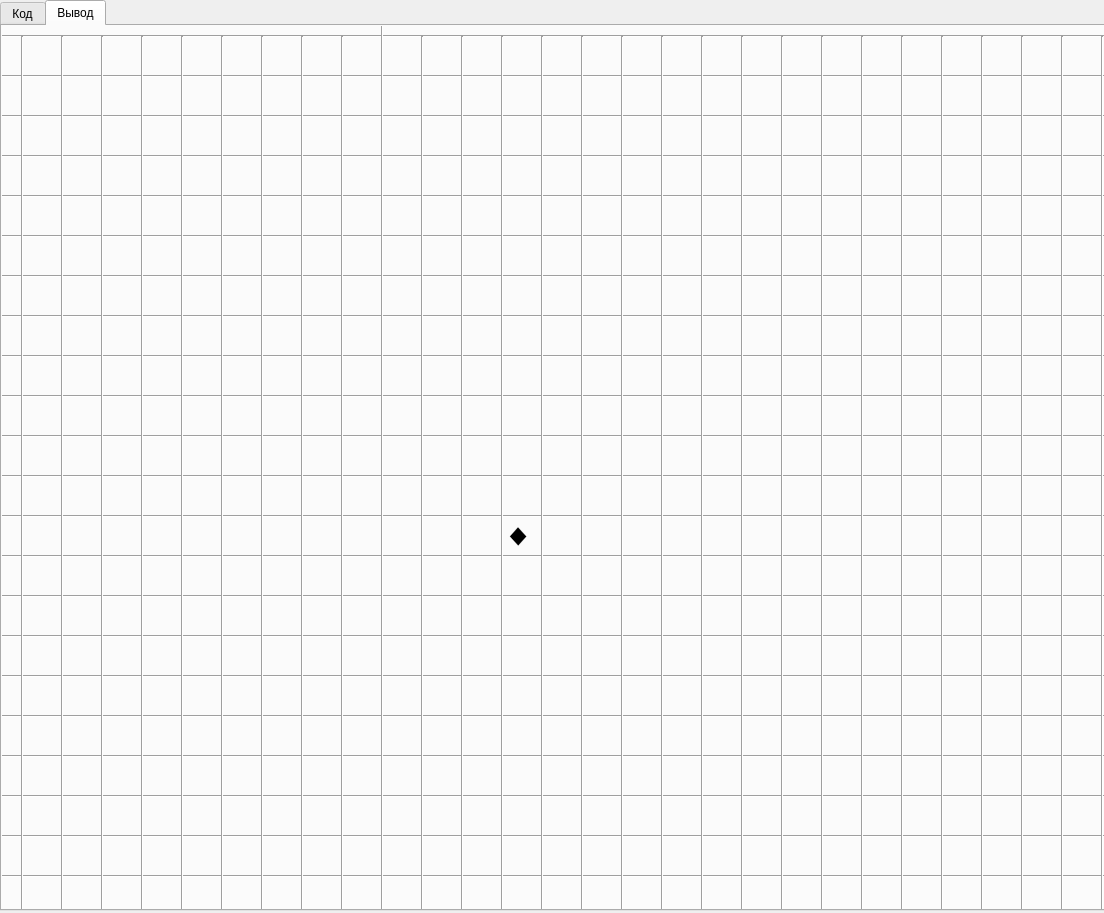
<?xml version="1.0" encoding="UTF-8"?>
<ui version="4.0">
 <class>Kumir</class>
 <widget class="QWidget" name="Kumir">
  <property name="geometry">
   <rect>
    <x>0</x>
    <y>0</y>
    <width>1104</width>
    <height>913</height>
   </rect>
  </property>
  <property name="windowTitle">
   <string>Kumir</string>
  </property>
  <widget class="QTabWidget" name="tabWidget">
   <property name="geometry">
    <rect>
     <x>0</x>
     <y>0</y>
     <width>1301</width>
     <height>911</height>
    </rect>
   </property>
   <property name="currentIndex">
    <number>1</number>
   </property>
   <widget class="QWidget" name="tab">
    <attribute name="title">
     <string>Код</string>
    </attribute>
    <widget class="QTextEdit" name="textEdit">
     <property name="geometry">
      <rect>
       <x>0</x>
       <y>0</y>
       <width>1111</width>
       <height>871</height>
      </rect>
     </property>
    </widget>
   </widget>
   <widget class="QWidget" name="tab_2">
    <attribute name="title">
     <string>Вывод</string>
    </attribute>
    <widget class="Line" name="line">
     <property name="geometry">
      <rect>
       <x>0</x>
       <y>480</y>
       <width>1121</width>
       <height>20</height>
      </rect>
     </property>
     <property name="orientation">
      <enum>Qt::Horizontal</enum>
     </property>
    </widget>
    <widget class="Line" name="line_2">
     <property name="geometry">
      <rect>
       <x>0</x>
       <y>520</y>
       <width>1121</width>
       <height>20</height>
      </rect>
     </property>
     <property name="orientation">
      <enum>Qt::Horizontal</enum>
     </property>
    </widget>
    <widget class="Line" name="line_3">
     <property name="geometry">
      <rect>
       <x>0</x>
       <y>560</y>
       <width>1121</width>
       <height>20</height>
      </rect>
     </property>
     <property name="orientation">
      <enum>Qt::Horizontal</enum>
     </property>
    </widget>
    <widget class="Line" name="line_4">
     <property name="geometry">
      <rect>
       <x>0</x>
       <y>440</y>
       <width>1121</width>
       <height>20</height>
      </rect>
     </property>
     <property name="orientation">
      <enum>Qt::Horizontal</enum>
     </property>
    </widget>
    <widget class="Line" name="line_5">
     <property name="geometry">
      <rect>
       <x>0</x>
       <y>600</y>
       <width>1121</width>
       <height>20</height>
      </rect>
     </property>
     <property name="orientation">
      <enum>Qt::Horizontal</enum>
     </property>
    </widget>
    <widget class="Line" name="line_6">
     <property name="geometry">
      <rect>
       <x>0</x>
       <y>400</y>
       <width>1121</width>
       <height>20</height>
      </rect>
     </property>
     <property name="orientation">
      <enum>Qt::Horizontal</enum>
     </property>
    </widget>
    <widget class="Line" name="line_7">
     <property name="geometry">
      <rect>
       <x>0</x>
       <y>800</y>
       <width>1121</width>
       <height>20</height>
      </rect>
     </property>
     <property name="orientation">
      <enum>Qt::Horizontal</enum>
     </property>
    </widget>
    <widget class="Line" name="line_8">
     <property name="geometry">
      <rect>
       <x>0</x>
       <y>720</y>
       <width>1121</width>
       <height>20</height>
      </rect>
     </property>
     <property name="orientation">
      <enum>Qt::Horizontal</enum>
     </property>
    </widget>
    <widget class="Line" name="line_9">
     <property name="geometry">
      <rect>
       <x>0</x>
       <y>680</y>
       <width>1121</width>
       <height>20</height>
      </rect>
     </property>
     <property name="orientation">
      <enum>Qt::Horizontal</enum>
     </property>
    </widget>
    <widget class="Line" name="line_10">
     <property name="geometry">
      <rect>
       <x>0</x>
       <y>760</y>
       <width>1121</width>
       <height>20</height>
      </rect>
     </property>
     <property name="orientation">
      <enum>Qt::Horizontal</enum>
     </property>
    </widget>
    <widget class="Line" name="line_11">
     <property name="geometry">
      <rect>
       <x>0</x>
       <y>640</y>
       <width>1121</width>
       <height>20</height>
      </rect>
     </property>
     <property name="orientation">
      <enum>Qt::Horizontal</enum>
     </property>
    </widget>
    <widget class="Line" name="line_12">
     <property name="geometry">
      <rect>
       <x>0</x>
       <y>840</y>
       <width>1121</width>
       <height>20</height>
      </rect>
     </property>
     <property name="orientation">
      <enum>Qt::Horizontal</enum>
     </property>
    </widget>
    <widget class="Line" name="line_13">
     <property name="geometry">
      <rect>
       <x>0</x>
       <y>880</y>
       <width>1121</width>
       <height>21</height>
      </rect>
     </property>
     <property name="orientation">
      <enum>Qt::Horizontal</enum>
     </property>
    </widget>
    <widget class="Line" name="line_14">
     <property name="geometry">
      <rect>
       <x>0</x>
       <y>200</y>
       <width>1121</width>
       <height>20</height>
      </rect>
     </property>
     <property name="orientation">
      <enum>Qt::Horizontal</enum>
     </property>
    </widget>
    <widget class="Line" name="line_15">
     <property name="geometry">
      <rect>
       <x>0</x>
       <y>320</y>
       <width>1121</width>
       <height>20</height>
      </rect>
     </property>
     <property name="orientation">
      <enum>Qt::Horizontal</enum>
     </property>
    </widget>
    <widget class="Line" name="line_16">
     <property name="geometry">
      <rect>
       <x>0</x>
       <y>120</y>
       <width>1121</width>
       <height>20</height>
      </rect>
     </property>
     <property name="orientation">
      <enum>Qt::Horizontal</enum>
     </property>
    </widget>
    <widget class="Line" name="line_17">
     <property name="geometry">
      <rect>
       <x>0</x>
       <y>280</y>
       <width>1121</width>
       <height>20</height>
      </rect>
     </property>
     <property name="orientation">
      <enum>Qt::Horizontal</enum>
     </property>
    </widget>
    <widget class="Line" name="line_18">
     <property name="geometry">
      <rect>
       <x>0</x>
       <y>80</y>
       <width>1121</width>
       <height>20</height>
      </rect>
     </property>
     <property name="orientation">
      <enum>Qt::Horizontal</enum>
     </property>
    </widget>
    <widget class="Line" name="line_19">
     <property name="geometry">
      <rect>
       <x>0</x>
       <y>360</y>
       <width>1121</width>
       <height>20</height>
      </rect>
     </property>
     <property name="orientation">
      <enum>Qt::Horizontal</enum>
     </property>
    </widget>
    <widget class="Line" name="line_20">
     <property name="geometry">
      <rect>
       <x>0</x>
       <y>160</y>
       <width>1121</width>
       <height>20</height>
      </rect>
     </property>
     <property name="orientation">
      <enum>Qt::Horizontal</enum>
     </property>
    </widget>
    <widget class="Line" name="line_21">
     <property name="geometry">
      <rect>
       <x>0</x>
       <y>40</y>
       <width>1121</width>
       <height>20</height>
      </rect>
     </property>
     <property name="orientation">
      <enum>Qt::Horizontal</enum>
     </property>
    </widget>
    <widget class="Line" name="line_22">
     <property name="geometry">
      <rect>
       <x>0</x>
       <y>240</y>
       <width>1121</width>
       <height>20</height>
      </rect>
     </property>
     <property name="orientation">
      <enum>Qt::Horizontal</enum>
     </property>
    </widget>
    <widget class="Line" name="line_23">
     <property name="geometry">
      <rect>
       <x>0</x>
       <y>0</y>
       <width>1121</width>
       <height>20</height>
      </rect>
     </property>
     <property name="orientation">
      <enum>Qt::Horizontal</enum>
     </property>
    </widget>
    <widget class="Line" name="line_24">
     <property name="geometry">
      <rect>
       <x>410</x>
       <y>10</y>
       <width>20</width>
       <height>941</height>
      </rect>
     </property>
     <property name="orientation">
      <enum>Qt::Vertical</enum>
     </property>
    </widget>
    <widget class="Line" name="line_25">
     <property name="geometry">
      <rect>
       <x>370</x>
       <y>-30</y>
       <width>20</width>
       <height>931</height>
      </rect>
     </property>
     <property name="orientation">
      <enum>Qt::Vertical</enum>
     </property>
    </widget>
    <widget class="Line" name="line_26">
     <property name="geometry">
      <rect>
       <x>450</x>
       <y>10</y>
       <width>20</width>
       <height>941</height>
      </rect>
     </property>
     <property name="orientation">
      <enum>Qt::Vertical</enum>
     </property>
    </widget>
    <widget class="Line" name="line_27">
     <property name="geometry">
      <rect>
       <x>490</x>
       <y>10</y>
       <width>20</width>
       <height>941</height>
      </rect>
     </property>
     <property name="orientation">
      <enum>Qt::Vertical</enum>
     </property>
    </widget>
    <widget class="Line" name="line_28">
     <property name="geometry">
      <rect>
       <x>530</x>
       <y>10</y>
       <width>20</width>
       <height>941</height>
      </rect>
     </property>
     <property name="orientation">
      <enum>Qt::Vertical</enum>
     </property>
    </widget>
    <widget class="Line" name="line_29">
     <property name="geometry">
      <rect>
       <x>730</x>
       <y>10</y>
       <width>20</width>
       <height>941</height>
      </rect>
     </property>
     <property name="orientation">
      <enum>Qt::Vertical</enum>
     </property>
    </widget>
    <widget class="Line" name="line_30">
     <property name="geometry">
      <rect>
       <x>570</x>
       <y>10</y>
       <width>20</width>
       <height>921</height>
      </rect>
     </property>
     <property name="orientation">
      <enum>Qt::Vertical</enum>
     </property>
    </widget>
    <widget class="Line" name="line_31">
     <property name="geometry">
      <rect>
       <x>650</x>
       <y>10</y>
       <width>20</width>
       <height>941</height>
      </rect>
     </property>
     <property name="orientation">
      <enum>Qt::Vertical</enum>
     </property>
    </widget>
    <widget class="Line" name="line_32">
     <property name="geometry">
      <rect>
       <x>690</x>
       <y>10</y>
       <width>20</width>
       <height>941</height>
      </rect>
     </property>
     <property name="orientation">
      <enum>Qt::Vertical</enum>
     </property>
    </widget>
    <widget class="Line" name="line_33">
     <property name="geometry">
      <rect>
       <x>610</x>
       <y>10</y>
       <width>20</width>
       <height>941</height>
      </rect>
     </property>
     <property name="orientation">
      <enum>Qt::Vertical</enum>
     </property>
    </widget>
    <widget class="Line" name="line_34">
     <property name="geometry">
      <rect>
       <x>930</x>
       <y>10</y>
       <width>20</width>
       <height>941</height>
      </rect>
     </property>
     <property name="orientation">
      <enum>Qt::Vertical</enum>
     </property>
    </widget>
    <widget class="Line" name="line_35">
     <property name="geometry">
      <rect>
       <x>770</x>
       <y>10</y>
       <width>20</width>
       <height>921</height>
      </rect>
     </property>
     <property name="orientation">
      <enum>Qt::Vertical</enum>
     </property>
    </widget>
    <widget class="Line" name="line_36">
     <property name="geometry">
      <rect>
       <x>850</x>
       <y>10</y>
       <width>20</width>
       <height>941</height>
      </rect>
     </property>
     <property name="orientation">
      <enum>Qt::Vertical</enum>
     </property>
    </widget>
    <widget class="Line" name="line_37">
     <property name="geometry">
      <rect>
       <x>890</x>
       <y>10</y>
       <width>20</width>
       <height>941</height>
      </rect>
     </property>
     <property name="orientation">
      <enum>Qt::Vertical</enum>
     </property>
    </widget>
    <widget class="Line" name="line_38">
     <property name="geometry">
      <rect>
       <x>810</x>
       <y>10</y>
       <width>20</width>
       <height>941</height>
      </rect>
     </property>
     <property name="orientation">
      <enum>Qt::Vertical</enum>
     </property>
    </widget>
    <widget class="Line" name="line_39">
     <property name="geometry">
      <rect>
       <x>1130</x>
       <y>10</y>
       <width>20</width>
       <height>941</height>
      </rect>
     </property>
     <property name="orientation">
      <enum>Qt::Vertical</enum>
     </property>
    </widget>
    <widget class="Line" name="line_40">
     <property name="geometry">
      <rect>
       <x>970</x>
       <y>10</y>
       <width>20</width>
       <height>921</height>
      </rect>
     </property>
     <property name="orientation">
      <enum>Qt::Vertical</enum>
     </property>
    </widget>
    <widget class="Line" name="line_41">
     <property name="geometry">
      <rect>
       <x>1050</x>
       <y>10</y>
       <width>20</width>
       <height>941</height>
      </rect>
     </property>
     <property name="orientation">
      <enum>Qt::Vertical</enum>
     </property>
    </widget>
    <widget class="Line" name="line_42">
     <property name="geometry">
      <rect>
       <x>1090</x>
       <y>10</y>
       <width>20</width>
       <height>941</height>
      </rect>
     </property>
     <property name="orientation">
      <enum>Qt::Vertical</enum>
     </property>
    </widget>
    <widget class="Line" name="line_43">
     <property name="geometry">
      <rect>
       <x>1010</x>
       <y>10</y>
       <width>20</width>
       <height>941</height>
      </rect>
     </property>
     <property name="orientation">
      <enum>Qt::Vertical</enum>
     </property>
    </widget>
    <widget class="Line" name="line_44">
     <property name="geometry">
      <rect>
       <x>330</x>
       <y>10</y>
       <width>20</width>
       <height>941</height>
      </rect>
     </property>
     <property name="orientation">
      <enum>Qt::Vertical</enum>
     </property>
    </widget>
    <widget class="Line" name="line_45">
     <property name="geometry">
      <rect>
       <x>170</x>
       <y>10</y>
       <width>20</width>
       <height>921</height>
      </rect>
     </property>
     <property name="orientation">
      <enum>Qt::Vertical</enum>
     </property>
    </widget>
    <widget class="Line" name="line_46">
     <property name="geometry">
      <rect>
       <x>250</x>
       <y>10</y>
       <width>20</width>
       <height>941</height>
      </rect>
     </property>
     <property name="orientation">
      <enum>Qt::Vertical</enum>
     </property>
    </widget>
    <widget class="Line" name="line_47">
     <property name="geometry">
      <rect>
       <x>290</x>
       <y>10</y>
       <width>20</width>
       <height>941</height>
      </rect>
     </property>
     <property name="orientation">
      <enum>Qt::Vertical</enum>
     </property>
    </widget>
    <widget class="Line" name="line_48">
     <property name="geometry">
      <rect>
       <x>210</x>
       <y>10</y>
       <width>20</width>
       <height>941</height>
      </rect>
     </property>
     <property name="orientation">
      <enum>Qt::Vertical</enum>
     </property>
    </widget>
    <widget class="Line" name="line_49">
     <property name="geometry">
      <rect>
       <x>130</x>
       <y>10</y>
       <width>20</width>
       <height>941</height>
      </rect>
     </property>
     <property name="orientation">
      <enum>Qt::Vertical</enum>
     </property>
    </widget>
    <widget class="Line" name="line_50">
     <property name="geometry">
      <rect>
       <x>-30</x>
       <y>10</y>
       <width>20</width>
       <height>921</height>
      </rect>
     </property>
     <property name="orientation">
      <enum>Qt::Vertical</enum>
     </property>
    </widget>
    <widget class="Line" name="line_51">
     <property name="geometry">
      <rect>
       <x>50</x>
       <y>10</y>
       <width>20</width>
       <height>941</height>
      </rect>
     </property>
     <property name="orientation">
      <enum>Qt::Vertical</enum>
     </property>
    </widget>
    <widget class="Line" name="line_52">
     <property name="geometry">
      <rect>
       <x>90</x>
       <y>10</y>
       <width>20</width>
       <height>941</height>
      </rect>
     </property>
     <property name="orientation">
      <enum>Qt::Vertical</enum>
     </property>
    </widget>
    <widget class="Line" name="line_53">
     <property name="geometry">
      <rect>
       <x>10</x>
       <y>10</y>
       <width>20</width>
       <height>941</height>
      </rect>
     </property>
     <property name="orientation">
      <enum>Qt::Vertical</enum>
     </property>
    </widget>
    <widget class="QLabel" name="label">
     <property name="geometry">
      <rect>
       <x>500</x>
       <y>490</y>
       <width>40</width>
       <height>40</height>
      </rect>
     </property>
     <property name="styleSheet">
      <string notr="true">QLabel{
qproperty-alignment: AlignCenter;
font-size: 32px;
}
</string>
     </property>
     <property name="text">
      <string>◆︎</string>
     </property>
    </widget>
   </widget>
  </widget>
 </widget>
 <resources/>
 <connections/>
</ui>
